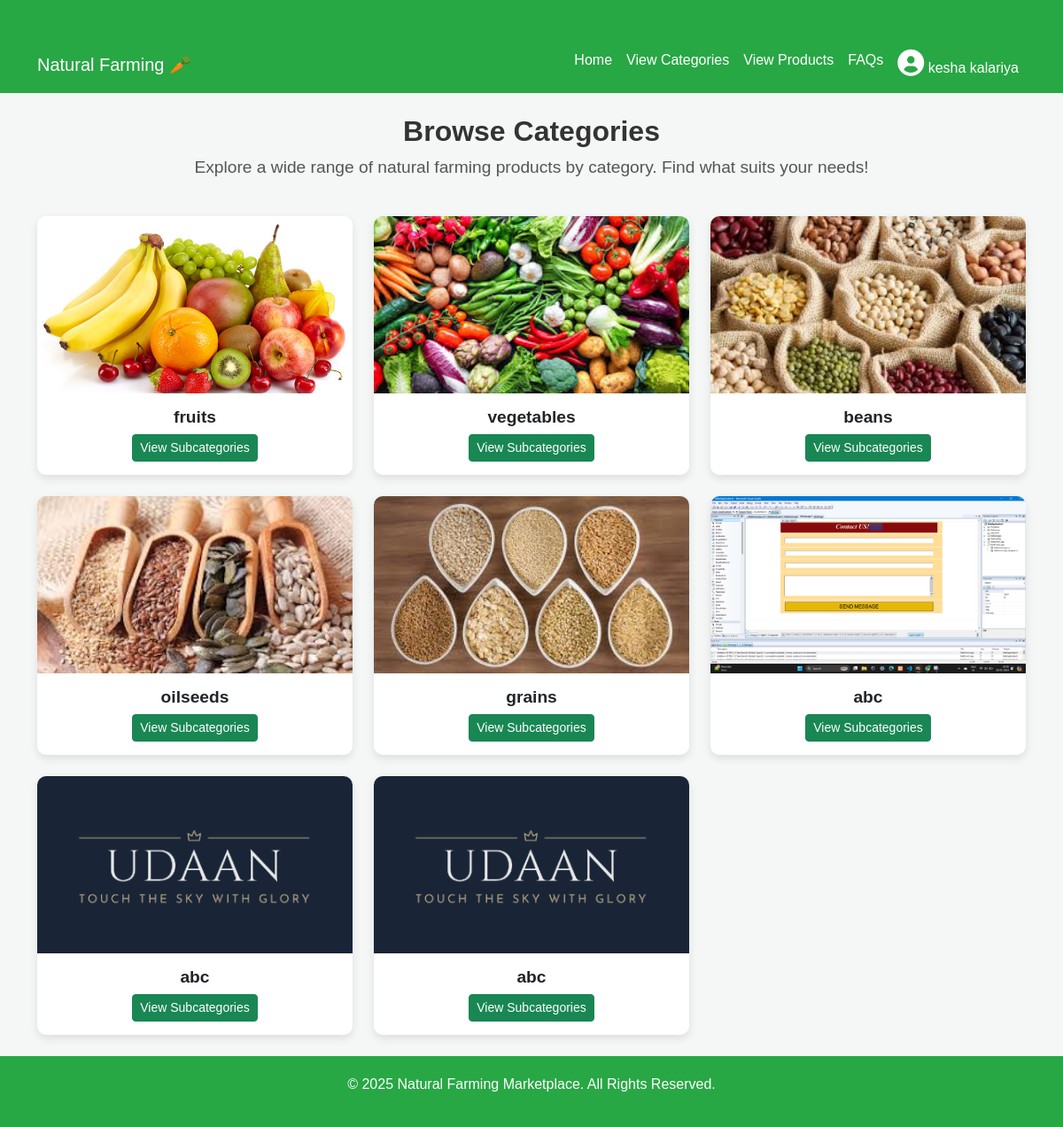
/customer/cust_dashboard.php (signed in), run on the app's committed database.
### tables this page shows
CREATE TABLE `categories` (
  `id` int(11) NOT NULL,
  `category_name` varchar(255) NOT NULL,
  `category_image` varchar(255) NOT NULL,
  `created_at` timestamp NOT NULL DEFAULT current_timestamp()
);

### customer/cust_dashboard.php (the view, shortened to what this page needs)
<?php
$customer = $_SESSION['customer_data'];
require 'db.php';
$categories_query = "SELECT * FROM categories";
$categories_result = $conn->query($categories_query);
?>
<!DOCTYPE html>
<html lang="en">
<head>
    <link href="https://cdn.jsdelivr.net/npm/bootstrap@5.3.0/dist/css/bootstrap.min.css" rel="stylesheet">
    <link href="https://cdnjs.cloudflare.com/ajax/libs/font-awesome/6.0.0/css/all.min.css" rel="stylesheet">
</head>
<body>
    <nav class="navbar navbar-expand-lg navbar-dark">
        <div class="container">
            <a class="navbar-brand" href="cust_dashboard.php">
                Natural Farming 🥕
            </a>
            <div class="collapse navbar-collapse">
                <ul class="navbar-nav ml-auto">
                    <li class="nav-item">
                        <a class="nav-link" href="index.php">Home</a>
                    </li>
                    <li class="nav-item">
                        <a class="nav-link" href="view_cat.php">View Categories</a>
                    </li>
                    <li class="nav-item">
                        <a class="nav-link" href="all_products.php">View Products</a>
                    </li>
                    <li class="nav-item">
                        <a class="nav-link" href="phpChatBot/index.php">FAQs</a>
                    </li>
                    <li class="nav-item dropdown">
                        <a class="nav-link dropdown-toggle" href="#" id="navbarDropdown" role="button"
                            data-bs-toggle="dropdown" aria-expanded="false">
                            <i class="fas fa-user-circle profile-icon"></i> <?php echo $customer['full_name']; ?>
                        </a>
                    </li>
                </ul>
            </div>
        </div>
    </nav>
    <div class="container mt-4">
        <div class="category-section">
            <h3>Browse Categories</h3>
            <p>Explore a wide range of natural farming products by category. Find what suits your needs!</p>
        </div>
        <div class="row">
            <?php while ($category = $categories_result->fetch_assoc()): ?>
            <div class="col-md-4 mb-4">
                <div class="category-card">
                    <img src="uploads/<?php echo $category['category_image']; ?>"
                        alt="<?php echo $category['category_name']; ?>">
                    <div class="category-card-body">
                        <h5 class="category-card-title"><?php echo $category['category_name']; ?></h5>
                        <a href="view_subcategories.php?category_id=<?php echo $category['id']; ?>"
                            class="btn btn-success btn-sm">View Subcategories</a>
                    </div>
                </div>
            </div>
            <?php endwhile; ?>
        </div>
    </div>
    <footer class="footer">
        <p>&copy; 2025 Natural Farming Marketplace. All Rights Reserved.</p>
    </footer>
</body>
</html>

### customer/cust_dashboard.php (style rules this page uses)
body { font-family: Arial, sans-serif; background-color: #f4f7f6; }
.navbar { background-color: #28a745; }
.navbar-brand, .navbar-nav .nav-link { color: white; }
.category-card { box-shadow: 0 4px 10px rgba(0, 0, 0, 0.1); border-radius: 10px; overflow: hidden; background-color: white; transition: transform 0.3s ease; }
.category-card img { width: 100%; height: 200px; object-fit: cover; }
.category-card-body { padding: 15px; text-align: center; }
.category-card-title { font-weight: bold; font-size: 1.2rem; }
.footer { background-color: #28a745; color: white; padding: 20px 0; text-align: center; }
.dropdown-toggle::after { display: none !important; }
.navbar-nav { margin-left: auto; }
.profile-icon { font-size: 30px; }
.category-section { text-align: center; margin-bottom: 30px; }
.category-section h3 { font-size: 2rem; color: #333; font-weight: 700; }
.category-section p { font-size: 1.2rem; color: #555; margin-bottom: 40px; }
.container { margin-top: 40px; }

### data on the page
categories: category_image+category_name (picture), category_name "fruits"
categories: category_image+category_name (picture), category_name "vegetables"
categories: category_image+category_name (picture), category_name "beans"
categories: category_image+category_name (picture), category_name "oilseeds"
categories: category_image (picture), category_name "grains"
categories: category_image (picture), category_name "abc"
categories: category_image (picture), category_name "abc"
categories: category_image (picture), category_name "abc"

### other printed values
$customer['full_name'] "kesha kalariya"
